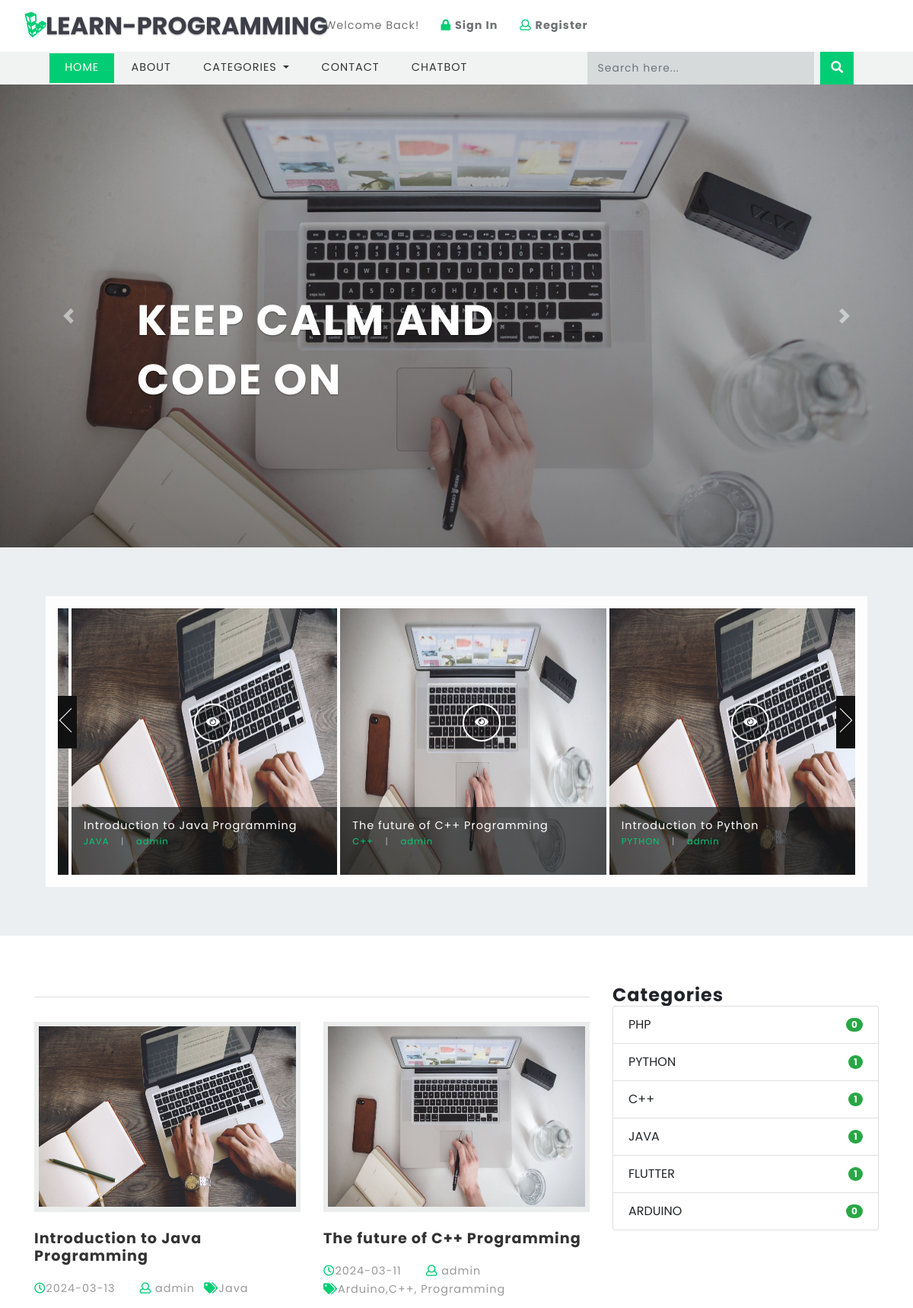
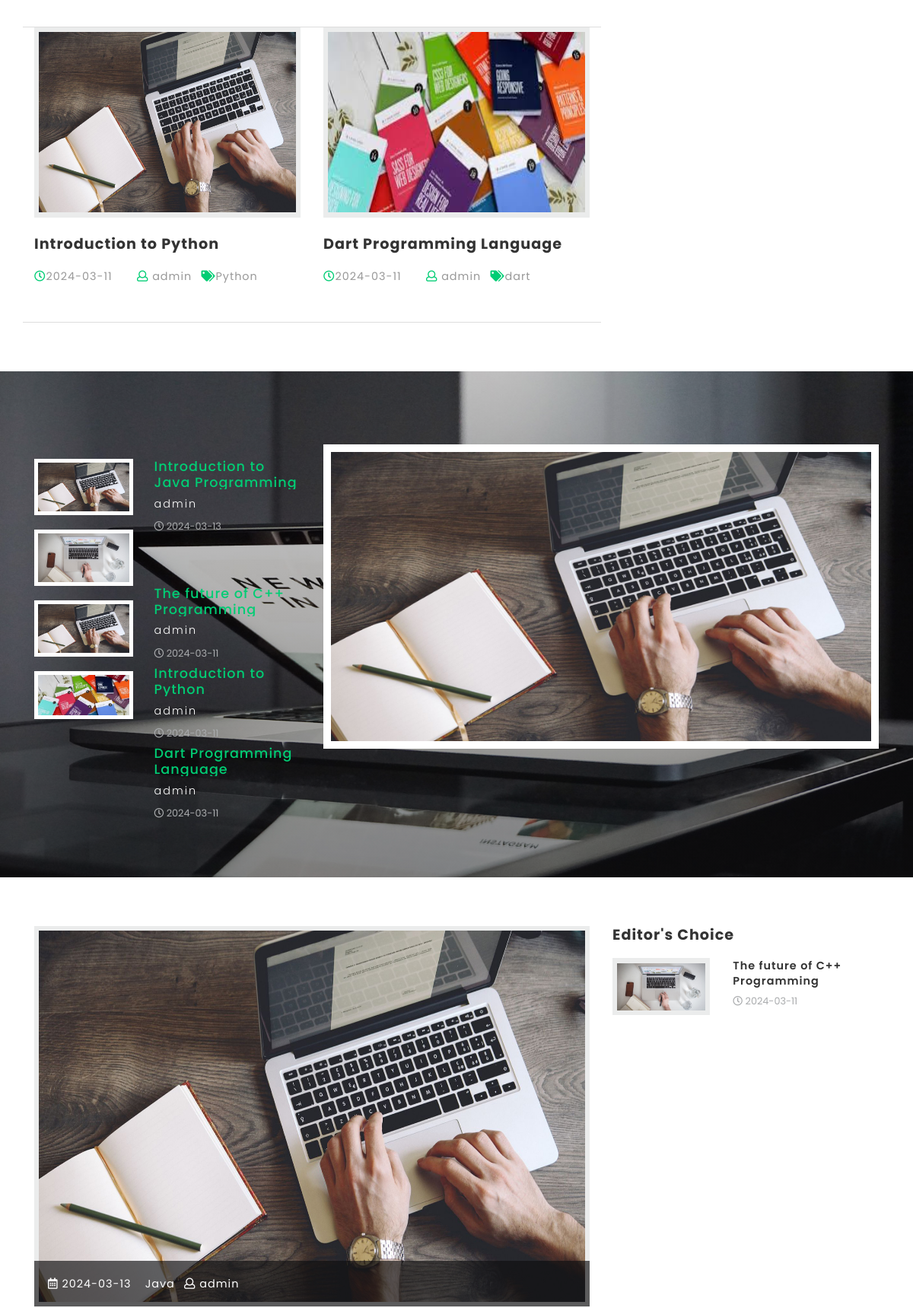
The page / (upper part) on the database its author committed (2 pictures, top to bottom).
### tables this page shows
CREATE TABLE `titles` (
  `id` int(10) UNSIGNED NOT NULL,
  `website_name` varchar(40) DEFAULT NULL,
  `tagline` varchar(40) DEFAULT NULL,
  `icon` varchar(40) DEFAULT NULL,
  `keywords` varchar(220) DEFAULT NULL,
  `short_description` varchar(200) DEFAULT NULL,
  `bannertext1` varchar(150) DEFAULT NULL,
  `bannertext2` varchar(150) DEFAULT NULL,
  `bannertext3` varchar(150) DEFAULT NULL,
  `bannertext4` varchar(150) DEFAULT NULL,
  `detailed_description` text DEFAULT NULL,
  `address` varchar(40) DEFAULT NULL,
  `email` varchar(80) DEFAULT NULL,
  `phone` varchar(40) DEFAULT NULL,
  `googlemap` varchar(255) DEFAULT NULL
);

CREATE TABLE `blogs` (
  `id` int(10) UNSIGNED NOT NULL,
  `title` varchar(190) NOT NULL,
  `tags` varchar(40) NOT NULL,
  `content` text NOT NULL,
  `photo` varchar(50) NOT NULL,
  `posted` varchar(40) NOT NULL,
  `date` date DEFAULT NULL,
  `author` varchar(40) DEFAULT NULL,
  `category` varchar(40) NOT NULL
);

CREATE TABLE `blog_categories` (
  `id` int(10) UNSIGNED NOT NULL,
  `name` varchar(40) NOT NULL
);

### libs/fetch_data.php (the view, shortened to what this page needs)
<?php
function countcategories(){
	require("database/db_connect.php");
	$sql="SELECT * FROM blog_categories LIMIT 10";
	if ($result=mysqli_query($con,$sql))
	{
		foreach ($result as $categoriescount => $categorydata) {
			$categoryid=$categorydata['id'];
			$sql="SELECT * FROM blogs WHERE category='$categoryid'";
			if ($result=mysqli_query($con,$sql)) {
				$rowcountcategory=mysqli_num_rows($result);
			}
			echo '<li class="list-group-item d-flex justify-content-between align-items-center">
			'.$categorydata['name'].'
			<span class="badge badge-success badge-pill">'.$rowcountcategory.'</span>
			</li>';
		}
	}
}
function getbannertext($table,$position){
	require("database/db_connect.php");
	$sql="SELECT * FROM $table ";
	if ($result=mysqli_query($con,$sql))
	{
		foreach ($result as $titles => $bannertext) {
			if ($position==1) {
				echo ''.$bannertext['bannertext1'].'';
			}
			elseif ($position==2) {
				echo ''.$bannertext['bannertext2'].'';
			}
			elseif ($position==3) {
				echo ''.$bannertext['bannertext3'].'';
			}
			elseif ($position==4) {
				echo ''.$bannertext['bannertext4'].'';
			}
		}
	}
}
function getwebname($table){
	require("database/db_connect.php");
	$sql="SELECT * FROM $table ";
	if ($result=mysqli_query($con,$sql))
	{
		$rowcount=mysqli_num_rows($result);
		if ($rowcount==0) {
			echo 'No Name!!';
		}
		foreach ($result as $titles => $blogname) {
			echo ''.$blogname['website_name'].'';
		}
	}
}
function getcategoriesmenu($table)
{
	require("database/db_connect.php");
	$sql="SELECT * FROM $table ";
	if ($result=mysqli_query($con,$sql))
	{
		$rowcount=mysqli_num_rows($result);
		if ($rowcount==0) {
			echo 'No Categories';
		}
		foreach ($result as $blog_categories => $category) {
			echo '<a class="dropdown-item" href="category.php?id='.$category['id'].'">'.$category['name'].'</a>
			<div class="dropdown-divider"></div>';
		}
	}
}
function getbottomsliderposts($table){
	require("database/db_connect.php");
	$sql="SELECT * FROM $table WHERE posted='publish' ORDER BY id DESC LIMIT 3";
	if ($result=mysqli_query($con,$sql))
	{
		foreach ($result as $sliderposts => $slideritem) {
			$category_id=$slideritem['category'];
			$sql="SELECT * FROM blog_categories WHERE id='$category_id'";
			if ($result=mysqli_query($con,$sql))
			{
				foreach ($result as $results => $actualcategory) {
					$ctgry=$actualcategory['name'];
				}
			}
			echo '<li>
			<div class="blog-item">
			<img src="blogadmin/images/'.$slideritem['photo'].'" alt="fantastic cms" class="img-fluid" style="width:450px;height:350px"/>
			<button type="button" class="btn btn-primary play">
			<a href="single.php?id='.$slideritem['id'].'" style="text-decoration:none;color:white"><i class="fas fa-eye"></i></a>
			</button>
			<div class="floods-text">
			<h3>'.$slideritem['title'].'
			<span>'.$ctgry.'
			<label>|</label>
			<i>'.$slideritem['author'].'</i>
			</span>
			</h3>
			</div>
			</div>
			</li>';
		}
	}
}
function getblogridposts($table){
	require("database/db_connect.php");
	$sql="SELECT * FROM $table WHERE posted='publish' ORDER BY id DESC LIMIT 8";
	if ($result=mysqli_query($con,$sql))
	{
		foreach ($result as $bloggrid => $griditem) {
			echo '<div class="col-md-6 blog-grid-top">
			<div class="b-grid-top">
			<div class="blog_info_left_grid">
			<a href="single.php?id='.$griditem['id'].'">
			<img src="blogadmin/images/'.$griditem['photo'].'" class="img-fluid" alt="fantastic cms" style="width:350px;height:250px">
			</a>
			</div>
			<h3>
			<a href="single.php?id='.$griditem['id'].'">'.$griditem['title'].'</a>
			</h3>
			</div>
			<ul class="blog-icons">
			<li>
			<a href="#">
			<i class="far fa-clock"></i>'.$griditem['date'].'</a>
			</li>
			<li class="mx-2">
			<a href="#">
			<i class="far fa-user"></i> '.$griditem['author'].'</a>
			</li>
			<li>
			<a href="#">
			<i class="fas fa-tags"></i>'.$griditem['tags'].'</a>
			</li>
			</ul>
			</div>';
		}
	}
}
function getfour($table){
	require("database/db_connect.php");
	$sql="SELECT * FROM $table ORDER BY id DESC LIMIT 4";
	if ($result=mysqli_query($con,$sql))
	{
		foreach ($result as $thefour => $fourdata) {
			echo '<li>
			<a href="blogadmin/images/'.$fourdata['photo'].'">
			<img src="blogadmin/images/'.$fourdata['photo'].'" alt="fantastic cms" data-desoslide-caption="<h3>Latest Post '.$fourdata['id'].'</h3>">
			<div class="mid-text-info">
			<h4 style="height:40px;overflow:hidden;text-overflow:ellipsis">'.$fourdata['title'].'</h4>
			<p>'.$fourdata['author'].'</p>
			<div class="sub-meta">
			<span>
			<i class="far fa-clock"></i> '.$fourdata['date'].'</span>
			</div>
			</div>
			</a>
			</li>';
		}
	}
}
function getonelatest($table){
	require("database/db_connect.php");
	$sql="SELECT * FROM $table ORDER BY id DESC LIMIT 1";
	if ($result=mysqli_query($con,$sql))
	{
		foreach ($result as $onelatest => $onedata) {
			echo '<div class="blog-grid-top">
			<div class="b-grid-top">
			<div class="blog_info_left_grid">
			<a href="single.php?id='.$onedata['id'].'">
			<img src="blogadmin/images/'.$onedata['photo'].'" class="img-fluid" alt="fantastic cms" style="width:900px;height:500px">
			</a>
			</div>
			<div class="blog-info-middle">
			<ul>
			<li>
			<a href="#">
			<i class="far fa-calendar-alt"></i> '.$onedata['date'].'</a>
			</li>
			<li class="mx-2">
			<a href="#">
			<i class="far fa-check"></i> '.$onedata['tags'].'</a>
			</li>
			<li>
			<a href="#">
			<i class="far fa-user"></i> '.$onedata['author'].'</a>
			</li>
			</ul>
			</div>
			</div>
			<h3>
			<a href="single.php?id='.$onedata['id'].'">'.$onedata['title'].'</a>
			</h3>
			<a href="single.php?id='.$onedata['id'].'" class="btn btn-primary read-m">Read More</a>
			</div>';
		}
	}
}
function geteditorschoice($table){
	require("database/db_connect.php");
	$sql="SELECT * FROM $table ORDER BY id DESC LIMIT 8";
	if ($result=mysqli_query($con,$sql))
	{
		foreach ($result as $edschoice => $choice) {
			$postid=$choice['blog'];
			$sql="SELECT * FROM blogs WHERE id='$postid'";
			if ($result=mysqli_query($con,$sql)) {
				foreach ($result as $posts => $postdata) {
					echo '<div class="blog-grids row mb-3">
								<div class="col-md-5 blog-grid-left">
									<a href="single.php?id='.$postdata['id'].'">
										<img src="blogadmin/images/'.$postdata['photo'].'" class="img-fluid" alt="fantastic cms">
									</a>
								</div>
								<div class="col-md-7 blog-grid-right">
									<h5>
										<a href="single.php?id='.$postdata['id'].'"> '.$postdata['title'].'</a>
									</h5>
									<div class="sub-meta">
										<span>
											<i class="far fa-clock"></i> '.$postdata['date'].'</span>
									</div>
								</div>
							</div>';
				}
			}
		}
	}
}
?>

### css/style.css (style rules this page uses)
html, body { margin: 0; font-size: 100%; font-family: 'Poppins', sans-serif; background: #fff; }
body a { text-decoration: none; transition: 0.5s all; -webkit-transition: 0.5s all; -moz-transition: 0.5s all; -o-transition: 0.5s all; -ms-transition: 0.5s all; }
h1, h2, h3, h4, h5, h6 { margin: 0; font-family: 'Poppins', sans-serif; letter-spacing:1px; }
p { margin: 0; font-size: 0.9em; color: #777777; line-height: 2em; letter-spacing: 1px; font-weight: 300; }
ul { margin: 0; padding: 0; }
.carousel-caption span { display:block; }
.nbs-flexisel-item { float: left; margin:0 2px; padding: 0em; position: relative; line-height: 0px; }
.blog-item { position:relative; }
.floods-text { position: absolute; bottom:0%; left:0%; padding: 1em; background: rgba(14, 15, 16, 0.67); width:100%; }
.floods-text h3 { font-size:.9em; color:#fff; margin:0; font-weight:400; }
.floods-text h3 span { display: block; color: #01cd74; margin: .5em 0 1em; font-size: .8em; }
.floods-text h3 label { color: #B2B2B2; padding: 0 1em; }
.floods-text h3 i { font-style:normal; color:#01cd74; }
button.btn.btn-primary.play { width:50px; height:50px; border-radius: 50%; -webkit-border-radius: 50%; -moz-border-radius: 50%; -o-border-radius: 50%; -ms-border-radius: 50%; outline: none; cursor: pointer; border:2px solid #fff; background-color:rgba(0, 0, 0, 0.37); position:absolute; left:46%; bottom:50%; }
.b-grid-top { position: relative; }
.blog_info_left_grid { position: relative; overflow: hidden; }
.blog-info-middle ul li a { font-size: 0.9em; letter-spacing: 1px; color: #fff; }
.blog-info-middle { width: 100%; background: rgba(14, 15, 16, 0.65); padding: 18px; position: absolute; bottom: 0; }
.blog_info_left_grid img { -moz-transition: all 1s; -o-transition: all 1s; -webkit-transition: all 1s; transition: all 1s; background: #ebecec; padding: .4em; }
.blog-info-middle ul li { display: inline-block; }
.blog-grid-top h3,.two-blog2 h3,h5.card-title { font-size: 1.2em; margin: 1.2em 0 1em 0; font-weight: 700; }
.blog-grid-top h3 a,.two-blog2 h3 a,h5.card-title a { color: #333333; }
.blog-grid-top { border-bottom: 1px solid #ddd; padding-bottom: 3em; }
ul.blog-icons li { display: inline-block; margin-right: 20px; list-style:none; }
ul.blog-icons a { font-size: 0.9em; letter-spacing: 1px; color: #999; }
ul.blog-icons i { color: #01cd74; }
.tech-btm img { background: #ebecec; padding: .4em; }
.tech-btm h5 { font-size: 0.9em; line-height: 1.4em; font-weight: 600; }
.tech-btm h5 a { color:#333; }
.sub-meta span { font-size: 0.8em; color: #a9abad; line-height: 2.5em; }
.list-inline> li { margin: 1.2em 0; display: block; padding: 0; }
.list-inline> li a { display: block; }
.mid-text-info h4 { color: #01cd74; font-size: 1.1em; }
.mid-text-info p { margin-top: 0.3em; letter-spacing: 2px; color: #fff; }
.list-inline> li a img { width: 37%; background: #ffffff; padding: .3em; }
.mid-text-info { float: right; width: 55%; }

### rows shown on the page
titles: bannertext1 "KEEP CALM AND CODE ON"
blogs: photo (picture), title "Introduction to Java Programming", author "admin", date "2024-03-13", tags "Java"
blog_categories: name "JAVA", rowcountcategory "1"
blogs: photo (picture), title "The future of C++ Programming", author "admin", date "2024-03-11", tags "Arduino,C++, Programming"
blog_categories: name "C++", rowcountcategory "1"
blogs: photo (picture), title "Introduction to Python", author "admin", date "2024-03-11", tags "Python"
blog_categories: name "PYTHON", rowcountcategory "1"
blogs: photo (picture), title "Dart Programming Language", date "2024-03-11", author "admin", tags "dart"
blog_categories: name "PHP", rowcountcategory "0"
blog_categories: name "FLUTTER", rowcountcategory "1"
blog_categories: name "ARDUINO", rowcountcategory "0"
